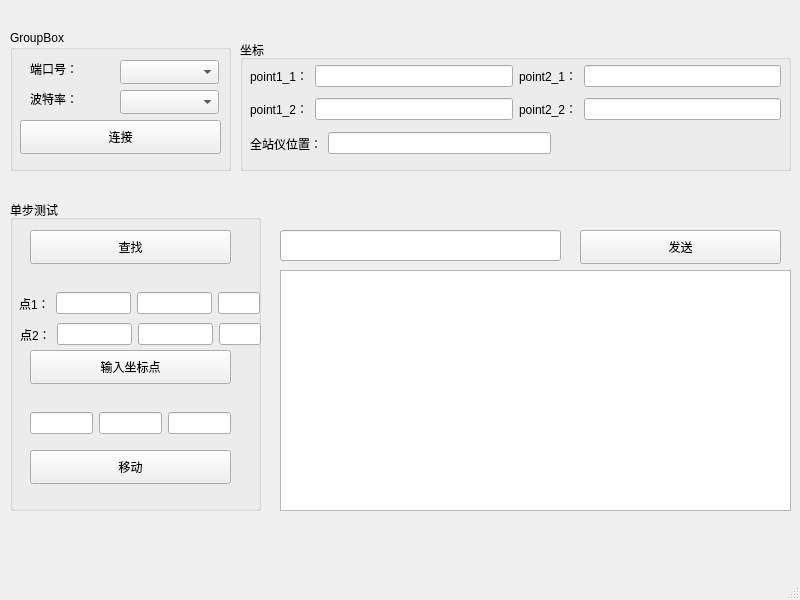
<?xml version="1.0" encoding="UTF-8"?>
<ui version="4.0">
 <class>MainWindow</class>
 <widget class="QMainWindow" name="MainWindow">
  <property name="geometry">
   <rect>
    <x>0</x>
    <y>0</y>
    <width>800</width>
    <height>600</height>
   </rect>
  </property>
  <property name="windowTitle">
   <string>MainWindow</string>
  </property>
  <widget class="QWidget" name="centralwidget">
   <widget class="QGroupBox" name="groupBox">
    <property name="geometry">
     <rect>
      <x>10</x>
      <y>30</y>
      <width>221</width>
      <height>141</height>
     </rect>
    </property>
    <property name="title">
     <string>GroupBox</string>
    </property>
    <widget class="QPushButton" name="Connect_Button">
     <property name="geometry">
      <rect>
       <x>10</x>
       <y>90</y>
       <width>201</width>
       <height>34</height>
      </rect>
     </property>
     <property name="toolTip">
      <string/>
     </property>
     <property name="text">
      <string>连接</string>
     </property>
    </widget>
    <widget class="QComboBox" name="com_Port">
     <property name="geometry">
      <rect>
       <x>110</x>
       <y>30</y>
       <width>99</width>
       <height>24</height>
      </rect>
     </property>
    </widget>
    <widget class="QComboBox" name="com_Baud">
     <property name="geometry">
      <rect>
       <x>110</x>
       <y>60</y>
       <width>99</width>
       <height>24</height>
      </rect>
     </property>
    </widget>
    <widget class="QLabel" name="label">
     <property name="geometry">
      <rect>
       <x>20</x>
       <y>30</y>
       <width>81</width>
       <height>18</height>
      </rect>
     </property>
     <property name="text">
      <string>端口号：</string>
     </property>
    </widget>
    <widget class="QLabel" name="label_2">
     <property name="geometry">
      <rect>
       <x>20</x>
       <y>60</y>
       <width>81</width>
       <height>18</height>
      </rect>
     </property>
     <property name="text">
      <string>波特率：</string>
     </property>
    </widget>
   </widget>
   <widget class="QGroupBox" name="groupBox_2">
    <property name="geometry">
     <rect>
      <x>10</x>
      <y>200</y>
      <width>251</width>
      <height>311</height>
     </rect>
    </property>
    <property name="title">
     <string>单步测试</string>
    </property>
    <widget class="QPushButton" name="Find_Button">
     <property name="geometry">
      <rect>
       <x>20</x>
       <y>30</y>
       <width>201</width>
       <height>34</height>
      </rect>
     </property>
     <property name="text">
      <string>查找</string>
     </property>
    </widget>
    <widget class="QPushButton" name="Move_Button">
     <property name="geometry">
      <rect>
       <x>20</x>
       <y>250</y>
       <width>201</width>
       <height>34</height>
      </rect>
     </property>
     <property name="text">
      <string>移动</string>
     </property>
    </widget>
    <widget class="QWidget" name="layoutWidget">
     <property name="geometry">
      <rect>
       <x>20</x>
       <y>210</y>
       <width>201</width>
       <height>27</height>
      </rect>
     </property>
     <layout class="QHBoxLayout" name="horizontalLayout_4">
      <item>
       <widget class="QLineEdit" name="lineEdit_6"/>
      </item>
      <item>
       <widget class="QLineEdit" name="lineEdit_7"/>
      </item>
      <item>
       <widget class="QLineEdit" name="lineEdit_8"/>
      </item>
     </layout>
    </widget>
    <widget class="QPushButton" name="input_point">
     <property name="geometry">
      <rect>
       <x>20</x>
       <y>150</y>
       <width>201</width>
       <height>34</height>
      </rect>
     </property>
     <property name="text">
      <string>输入坐标点</string>
     </property>
    </widget>
    <widget class="QWidget" name="layoutWidget_2">
     <property name="geometry">
      <rect>
       <x>10</x>
       <y>120</y>
       <width>241</width>
       <height>29</height>
      </rect>
     </property>
     <layout class="QHBoxLayout" name="horizontalLayout_8">
      <item>
       <layout class="QHBoxLayout" name="horizontalLayout_9">
        <item>
         <widget class="QLabel" name="label_5">
          <property name="text">
           <string>点2：</string>
          </property>
         </widget>
        </item>
        <item>
         <widget class="QLineEdit" name="input2_2"/>
        </item>
        <item>
         <widget class="QLineEdit" name="input2_4"/>
        </item>
       </layout>
      </item>
      <item>
       <widget class="QLineEdit" name="input2_3"/>
      </item>
     </layout>
    </widget>
    <widget class="QWidget" name="">
     <property name="geometry">
      <rect>
       <x>9</x>
       <y>89</y>
       <width>241</width>
       <height>29</height>
      </rect>
     </property>
     <layout class="QHBoxLayout" name="horizontalLayout_7">
      <item>
       <layout class="QHBoxLayout" name="horizontalLayout_5">
        <item>
         <widget class="QLabel" name="label_3">
          <property name="text">
           <string>点1：</string>
          </property>
         </widget>
        </item>
        <item>
         <widget class="QLineEdit" name="input1_1"/>
        </item>
        <item>
         <widget class="QLineEdit" name="input1_4"/>
        </item>
       </layout>
      </item>
      <item>
       <widget class="QLineEdit" name="input1_3"/>
      </item>
     </layout>
    </widget>
   </widget>
   <widget class="QGroupBox" name="groupBox_3">
    <property name="geometry">
     <rect>
      <x>240</x>
      <y>40</y>
      <width>551</width>
      <height>131</height>
     </rect>
    </property>
    <property name="title">
     <string>坐标</string>
    </property>
    <widget class="QWidget" name="layoutWidget">
     <property name="geometry">
      <rect>
       <x>10</x>
       <y>20</y>
       <width>531</width>
       <height>65</height>
      </rect>
     </property>
     <layout class="QVBoxLayout" name="verticalLayout">
      <item>
       <layout class="QHBoxLayout" name="horizontalLayout">
        <item>
         <widget class="QLabel" name="point1_1">
          <property name="toolTip">
           <string comment="固定点1" extracomment="固定点1"/>
          </property>
          <property name="text">
           <string>point1_1：</string>
          </property>
         </widget>
        </item>
        <item>
         <widget class="QLineEdit" name="lineEdit_2"/>
        </item>
        <item>
         <widget class="QLabel" name="point2_1">
          <property name="toolTip">
           <string extracomment="移动目标点1"/>
          </property>
          <property name="text">
           <string>point2_1：</string>
          </property>
         </widget>
        </item>
        <item>
         <widget class="QLineEdit" name="lineEdit_3"/>
        </item>
       </layout>
      </item>
      <item>
       <layout class="QHBoxLayout" name="horizontalLayout_2">
        <item>
         <widget class="QLabel" name="point1_2">
          <property name="toolTip">
           <string extracomment="固定点2"/>
          </property>
          <property name="text">
           <string>point1_2：</string>
          </property>
         </widget>
        </item>
        <item>
         <widget class="QLineEdit" name="lineEdit"/>
        </item>
        <item>
         <widget class="QLabel" name="point2_2">
          <property name="toolTip">
           <string comment="移动目标点2" extracomment="移动目标点2"/>
          </property>
          <property name="text">
           <string>point2_2：</string>
          </property>
         </widget>
        </item>
        <item>
         <widget class="QLineEdit" name="lineEdit_4"/>
        </item>
       </layout>
      </item>
     </layout>
    </widget>
    <widget class="QWidget" name="layoutWidget">
     <property name="geometry">
      <rect>
       <x>10</x>
       <y>90</y>
       <width>301</width>
       <height>27</height>
      </rect>
     </property>
     <layout class="QHBoxLayout" name="horizontalLayout_3">
      <item>
       <widget class="QLabel" name="loc_point">
        <property name="text">
         <string>全站仪位置：</string>
        </property>
       </widget>
      </item>
      <item>
       <widget class="QLineEdit" name="lineEdit_5"/>
      </item>
     </layout>
    </widget>
   </widget>
   <widget class="QPlainTextEdit" name="plainTextEdit">
    <property name="geometry">
     <rect>
      <x>280</x>
      <y>270</y>
      <width>511</width>
      <height>241</height>
     </rect>
    </property>
   </widget>
   <widget class="QLineEdit" name="send_text">
    <property name="geometry">
     <rect>
      <x>280</x>
      <y>230</y>
      <width>281</width>
      <height>31</height>
     </rect>
    </property>
   </widget>
   <widget class="QPushButton" name="send_button">
    <property name="geometry">
     <rect>
      <x>580</x>
      <y>230</y>
      <width>201</width>
      <height>34</height>
     </rect>
    </property>
    <property name="toolTip">
     <string/>
    </property>
    <property name="text">
     <string>发送</string>
    </property>
   </widget>
  </widget>
  <widget class="QMenuBar" name="menubar">
   <property name="geometry">
    <rect>
     <x>0</x>
     <y>0</y>
     <width>800</width>
     <height>30</height>
    </rect>
   </property>
  </widget>
  <widget class="QStatusBar" name="statusbar"/>
 </widget>
 <tabstops>
  <tabstop>com_Port</tabstop>
  <tabstop>com_Baud</tabstop>
  <tabstop>Connect_Button</tabstop>
  <tabstop>plainTextEdit</tabstop>
  <tabstop>lineEdit</tabstop>
  <tabstop>lineEdit_3</tabstop>
  <tabstop>lineEdit_4</tabstop>
  <tabstop>lineEdit_5</tabstop>
 </tabstops>
 <resources/>
 <connections/>
</ui>
